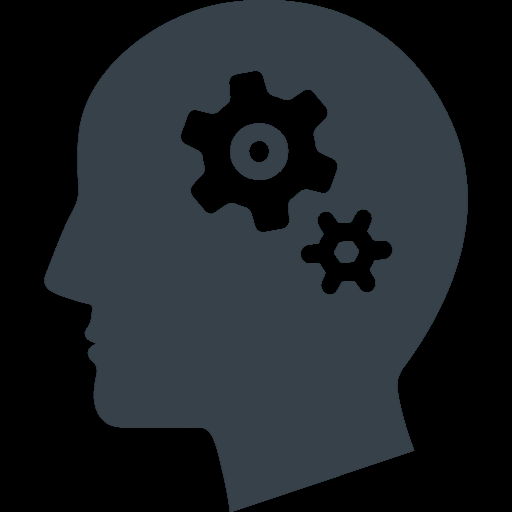
#> input picture OpenCV 강좌/asset/img/05.png, 512 x 512 px
$ jupyter execute '06.이미지 색상 표현.ipynb'
#> lines starting #> are read from the running program, lines starting #| are printed output that depends on the picture
## **06. 이미지 색상 표현**

### **영상 처리와 컴퓨터 비전**

**BGRA**

[cell 1]
# BGR, BGRA, Ahlpha 채널 (rgba.py)

import cv2
import numpy as np

# 기본 값 옵션
img = cv2.imread('./asset/img/05.png')
#> img is the input picture: shape (512, 512, 3); mean B, G, R 38.7, 34.4, 29.1
# IMREAD_COLOR 옵션
bgr = cv2.imread('./asset/img/05.png', cv2.IMREAD_COLOR)
# IMREAD_UNCHANGED 옵션
bgra = cv2.imread('./asset/img/05.png', cv2.IMREAD_UNCHANGED)
# 각 옵션에 따른 이미지 shape
print("default", img.shape, "color", bgr.shape, "unchanged", bgra.shape)
#| default (512, 512, 3) color (512, 512, 3) unchanged (512, 512, 4)

cv2.imshow('bgr', bgr)
cv2.imshow('bgra', bgra)
cv2.imshow('alpha', bgra[:,:,3])  # 알파 채널만 표시
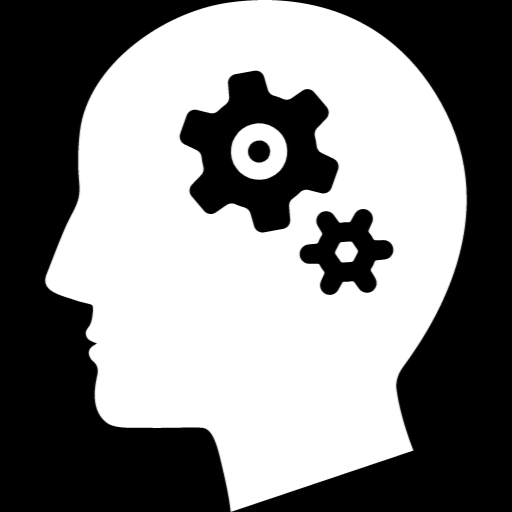
#> window 'alpha': shape (512, 512); min 0, max 255, mean 132.5
cv2.waitKey(0)
cv2.destroyAllWindows()

**BGR 색상 이미지를 회색조 이미지로 변환하기**

[cell 2]
# BGR 색상 이미지를 회색조 이미지로 변환 (bgr2gray.py)

import cv2
import numpy as np

img = cv2.imread('./asset/img/01.png')
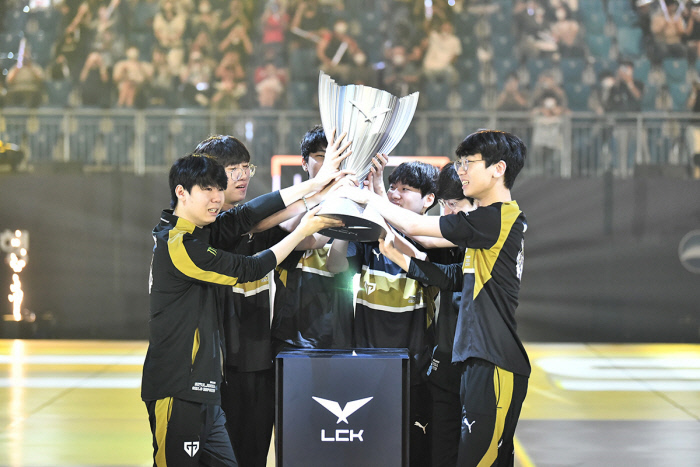
#> input picture OpenCV 강좌/asset/img/01.png, 700 x 467 px
#> img is the input picture: shape (467, 700, 3); mean B, G, R 111, 122.4, 122.6

img2 = img.astype(np.uint16)                # dtype 변경 ---①
b,g,r = cv2.split(img2)                     # 채널 별로 분리 ---②
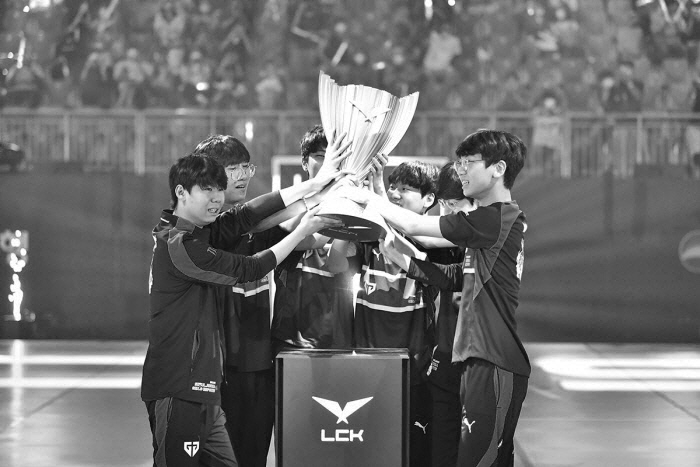
#> b: shape (467, 700) uint16; min 7, max 255, mean 111
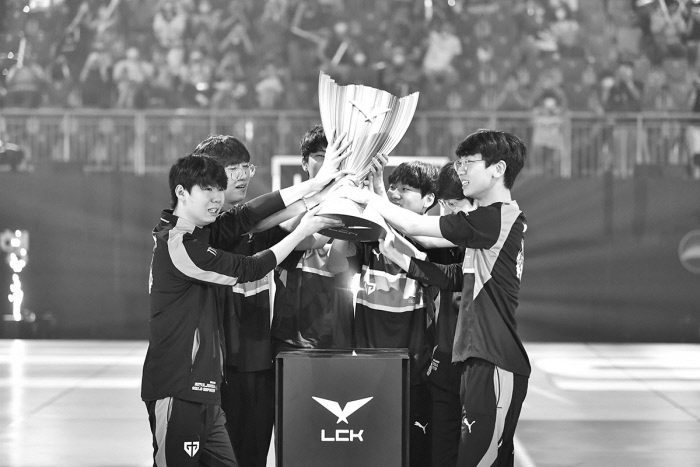
#> g: shape (467, 700) uint16; min 4, max 255, mean 122.4
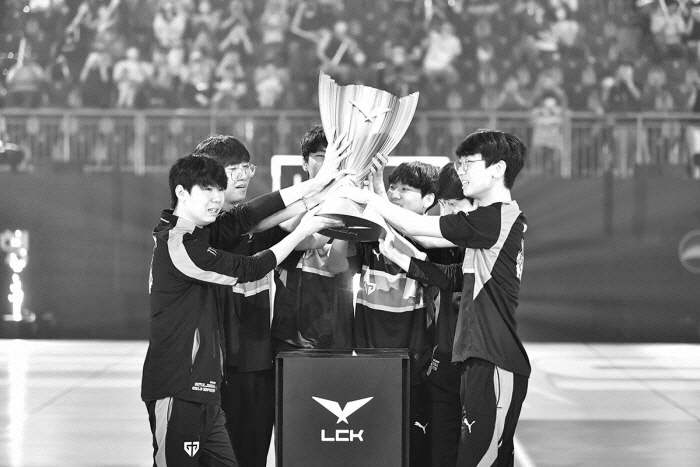
#> r: shape (467, 700) uint16; min 2, max 255, mean 122.6
#b,g,r = img2[:,:,0], img2[:,:,1], img2[:,:,2]
gray1 = ((b + g + r)/3).astype(np.uint8)    # 평균 값 연산후 dtype 변경 ---③
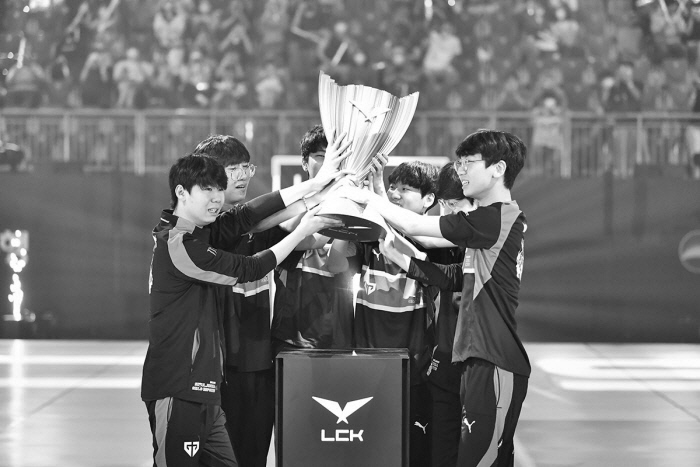
#> gray1: shape (467, 700); min 7, max 255, mean 118.4

gray2 = cv2.cvtColor(img, cv2.COLOR_BGR2GRAY) # BGR을 그레이 스케일로 변경 ---④
cv2.imshow('original', img)
cv2.imshow('gray1', gray1)
cv2.imshow('gray2', gray2)

cv2.waitKey(0)
cv2.destroyAllWindows()
